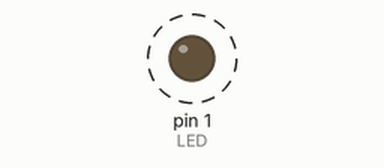
A sketch run on a simulated Arduino Uno, built with avr-gcc and run on an emulated ATmega328P. Shown: output pins drawn as LEDs (lit = HIGH). Dashed ring = blinking.

Above: at 0.5 s.
Timing chart, 0 to 4.6 s (numbered marks = the images above):
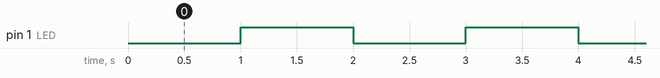

Measured:
- by itself, pin 1 (LED): alternates HIGH for 1.0 s and LOW for 1.0 s

The sketch:

blink.ino
```cpp
int LED = 1;

void setup()
{
  pinMode(LED, OUTPUT);
}


void loop()
{
  digitalWrite(LED, LOW);
  delay(1000);
  digitalWrite(LED, HIGH);
  delay(1000);
}
```
